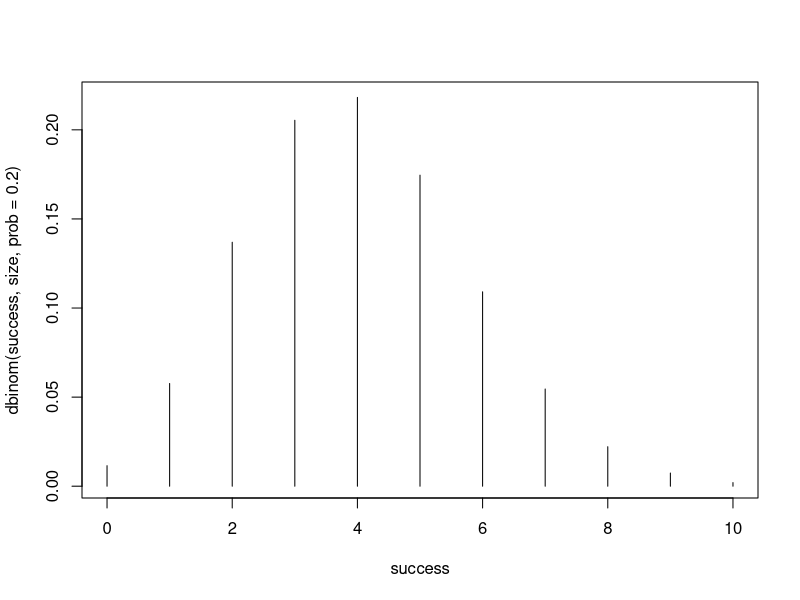

Write the R code that produced this figure.
#1.a
pel = 0.20
n = 3
dgeom(n,pel)

#1.b
mean(rgeom(10000, pel) == 3)

#1.d

#1.e
mean(dgeom(n,pel))
var(dgeom(n,pel))

#2.a
n2 = 4
pel2 = 0.2
size = 20
dbinom(n2, size, pel2)

#2.b
success <- 0: 10
plot(success, dbinom(success,size, prob=.2),type='h')

#2.c
mean(dbinom(n2, size, pel2))
var(dbinom(n2, size, pel2))

#3.a
lambda = 4.5
dpois(6, lambda)

#3.b

#3.d
mean(dpois(6,lambda))
var(dpois(6,lambda))

#4.a